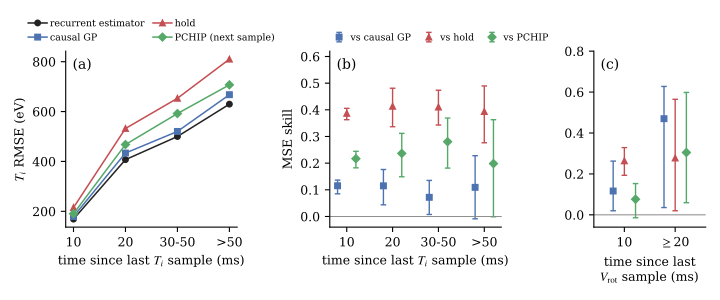

Source code (Python):
"""Figure: error against the time since the last CES observation (KSTAR).

Descriptive, not registered.  Rows are the frozen test rows of the repeated 5-fold
cross-validation (repeats 2-9, five folds concatenated per repeat); each row carries the
time since the last observed value of its target (dt_ms) and the squared error of every
estimator.  Skill per bin: two-level bootstrap (draw a repeat, resample its discharges),
the reader used for the pooled readout of the paper.  Rotation rows are under the
1,000 km/s scoring rule.  The unbinned values are checked against the published ones.
Run from the repo root:  py docs/paper/ppcf/fig_gap.py
"""
import json
import sys
from pathlib import Path

import matplotlib
matplotlib.use("Agg")
import matplotlib.pyplot as plt
import numpy as np

ROOT = Path(__file__).resolve().parents[3]
HERE = Path(__file__).resolve().parent
sys.path.insert(0, str(ROOT / "docs" / "paper" / "review_loop" / "analyses" / "R2"))
import r2_common as C  # noqa: E402
import analyze_b27c as A  # noqa: E402
import r2ac_vrot_running_mean as R  # noqa: E402

PRIMARY = tuple(range(2, 10))
ARMS = ("model", "gp_causal", "persistence", "pchip")
REFS = ("gp_causal", "persistence", "pchip")
TI_BINS = (("10", 0, 15), ("20", 15, 25), ("30-50", 25, 55), (">50", 55, 1e9))
VT_BINS = (("10", 0, 15), (">=20", 15, 1e9))
EXPECT = {("cut", "CES_TI", "gp_causal"): (0.113, 0.085, 0.132),
          ("cut", "CES_TI", "persistence"): (0.391, 0.369, 0.408),
          ("cut", "CES_VT", "persistence"): (0.265, 0.198, 0.326),
          ("cut", "CES_VT", "pchip"): (0.092, 0.0003, 0.170)}
VR = "$V_" + chr(92) + "mathrm{rot}$"


def load(pop, target):
    P = {}
    for r in PRIMARY:
        parts = []
        for k in range(5):
            z = np.load(C.DATA / f".b27_seqv2_{pop}_r{r}_f{k}" / "comparison_errors_test.npz")
            d = {"shot": z[f"{target}_shot"], "row": z[f"{target}_row"], "dt": z[f"{target}_dt_ms"]}
            for a in ARMS:
                d[a] = z[f"{target}_se_{a}"].astype(np.float64)
            parts.append(d)
        P[r] = {c: np.concatenate([p[c] for p in parts]) for c in parts[0]}
    return P


def hier(P, keep, a, b):
    sums = {r: tuple(C.shot_sums(P[r]["shot"][keep[r]], P[r][a][keep[r]], P[r][b][keep[r]])) for r in PRIMARY}
    h = A.hier(sums, PRIMARY, np.random.default_rng(A.SEED))
    return {"median": h["median"], "ci95": h["ci95"],
            "excludes_0": bool(h["ci95"][0] > 0 or h["ci95"][1] < 0)}


def analyse(P, base, bins):
    out = {}
    cells = (("all", 0, 1e9),) + tuple(bins)
    for name, lo, hi in cells:
        keep = {r: base[r] & (P[r]["dt"] >= lo) & (P[r]["dt"] < hi) for r in PRIMARY}
        n = [int(keep[r].sum()) for r in PRIMARY]
        ns = [int(len(np.unique(P[r]["shot"][keep[r]]))) for r in PRIMARY]
        out[name] = {"rows_per_repeat": [min(n), max(n)], "discharges_per_repeat": [min(ns), max(ns)],
                     "rmse": {a: float(np.median([np.sqrt(P[r][a][keep[r]].mean()) for r in PRIMARY]))
                              for a in ARMS},
                     "skill": {b: hier(P, keep, "model", b) for b in REFS}}
    return out


def main():
    if "--redraw" in sys.argv:
        draw(json.loads((HERE / "fig_gap.json").read_text(encoding="utf-8")))
        return
    res = {"note": "descriptive; repeats 2-9 of the 5-fold cross-validation; two-level bootstrap "
                   "(analyze_b27c.hier); rotation under the 1,000 km/s rule; dt = time since the last "
                   "observed value of the target", "check": {}}
    for pop in ("cut", "incl"):
        res[pop] = {}
        P = load(pop, "CES_TI")
        base = {r: np.ones(len(P[r]["shot"]), bool) for r in PRIMARY}
        res[pop]["CES_TI"] = analyse(P, base, TI_BINS)
        ds = C.build_dataset(pop)
        tc = int(ds._column_slices["time"])
        vc = int(ds._column_slices["target"][1])
        tabs = [R.file_tables(fa, tc, vc) for fa in ds.file_arrays]
        P = load(pop, "CES_VT")
        base = {}
        for r in PRIMARY:
            amax = np.array([tabs[int(s)]["amax"][int(i)] for s, i in zip(P[r]["shot"], P[r]["row"])])
            base[r] = amax <= R.T_RULE
        res[pop]["CES_VT"] = analyse(P, base, VT_BINS)
        res[pop]["CES_VT_rows_dropped_per_repeat"] = [int((~base[r]).sum()) for r in PRIMARY]
        for t in ("CES_TI", "CES_VT"):
            for name, c in res[pop][t].items():
                print(f"[{pop}] {t} dt {name:6s} rows {c['rows_per_repeat']} shots {c['discharges_per_repeat']} "
                      + " ".join(f"{a} {c['rmse'][a]:.2f}" for a in ARMS) + " | "
                      + " ".join(f"vs {b} {c['skill'][b]['median']:+.4f} [{c['skill'][b]['ci95'][0]:+.4f}, "
                                 f"{c['skill'][b]['ci95'][1]:+.4f}]" for b in REFS), flush=True)
    bad = 0
    for (pop, t, b), (m, lo, hi) in EXPECT.items():
        s = res[pop][t]["all"]["skill"][b]
        ok = abs(s["median"] - m) < 6e-4 and abs(s["ci95"][0] - lo) < 6e-4 and abs(s["ci95"][1] - hi) < 6e-4
        res["check"][f"{pop}/{t}/{b}"] = {"published": [m, lo, hi], "here": [s["median"]] + s["ci95"],
                                          "match": bool(ok)}
        bad += not ok
    print("published-value check mismatches:", bad)
    (HERE / "fig_gap.json").write_text(json.dumps(res, indent=1), encoding="utf-8")
    if bad:
        raise SystemExit("FATAL: unbinned skills do not reproduce the published values")
    draw(res)


def draw(res):
    plt.rcParams.update({"font.family": "serif", "font.size": 9, "mathtext.fontset": "stix",
                         "axes.spines.top": False, "axes.spines.right": False})
    lab = {"model": "recurrent estimator", "gp_causal": "causal GP", "persistence": "hold",
           "pchip": "PCHIP (next sample)"}
    col = {"model": "#222222", "gp_causal": "#4c72b0", "persistence": "#c44e52", "pchip": "#55a868"}
    mk = {"model": "o", "gp_causal": "s", "persistence": "^", "pchip": "D"}
    fig, (a, b, c) = plt.subplots(1, 3, figsize=(7.2, 3.0), gridspec_kw={"width_ratios": [1.15, 1.15, 0.75]})
    T = res["cut"]["CES_TI"]
    names = [n for n, _, _ in TI_BINS]
    x = np.arange(len(names))
    for arm in ARMS:
        a.plot(x, [T[n]["rmse"][arm] for n in names], marker=mk[arm], ms=4, lw=1.1, color=col[arm],
               label=lab[arm])
    a.set_xticks(x)
    a.set_xticklabels(names)
    a.set_xlabel("time since last $T_i$ sample (ms)")
    a.set_ylabel("$T_i$ RMSE (eV)")
    a.legend(frameon=False, fontsize=6.8, loc="lower center", bbox_to_anchor=(0.5, 1.0), ncol=2,
             columnspacing=0.9, handletextpad=0.3)
    a.text(0.04, 0.9, "(a)", transform=a.transAxes, fontsize=10)

    def skill_panel(ax, cells, names, off=0.2):
        xx = np.arange(len(names))
        for j, ref in enumerate(REFS):
            m = np.array([cells[n]["skill"][ref]["median"] for n in names])
            lo = np.array([cells[n]["skill"][ref]["ci95"][0] for n in names])
            hi = np.array([cells[n]["skill"][ref]["ci95"][1] for n in names])
            ax.errorbar(xx + (j - 1) * off, m, yerr=[m - lo, hi - m], fmt=mk[ref], ms=4, lw=1.0, capsize=2,
                        color=col[ref], label="vs " + lab[ref].split(" (")[0])
        ax.axhline(0, color="#888888", lw=0.7)
        ax.set_xticks(xx)
        ax.set_xticklabels(names)

    skill_panel(b, T, names)
    b.set_xlabel("time since last $T_i$ sample (ms)")
    b.set_ylabel("MSE skill")
    b.legend(frameon=False, fontsize=6.8, loc="lower left", bbox_to_anchor=(-0.05, 1.0), ncol=3,
             columnspacing=0.9, handletextpad=0.2)
    b.text(0.04, 0.9, "(b)", transform=b.transAxes, fontsize=10)
    b.set_ylim(-0.04, 0.62)
    V = res["cut"]["CES_VT"]
    skill_panel(c, V, [n for n, _, _ in VT_BINS], off=0.22)
    c.set_xticklabels(["10", r"$\geq$20"])
    c.set_xlim(-0.6, 1.6)
    c.set_xlabel("time since last\n" + VR + " sample (ms)")
    c.text(0.06, 0.9, "(c)", transform=c.transAxes, fontsize=10)
    c.set_ylim(-0.06, 0.8)
    fig.tight_layout()
    fig.savefig(HERE / "fig_gap.pdf")
    fig.savefig(HERE / "fig_gap_preview.png", dpi=170)


if __name__ == "__main__":
    main()
